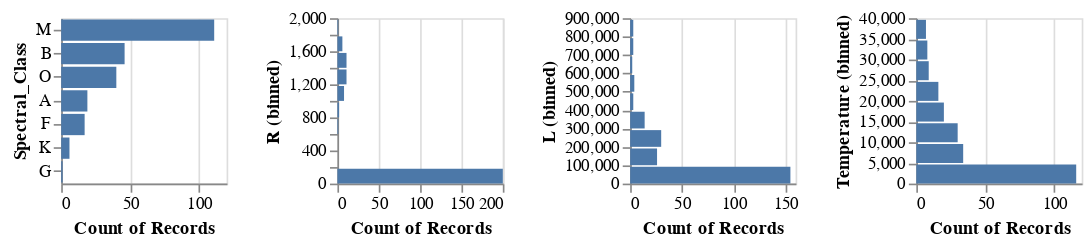

Notebook code cell kept with this figure:
### Code cell
sc_chart = alt.Chart(stars).mark_bar().encode(
    x = 'count()',
    y = alt.Y('Spectral_Class', sort = '-x')
).properties(
    height = 100,
    width = 100
)

r_chart = alt.Chart(stars).mark_bar().encode(
    x = 'count()',
    y = alt.Y('R:Q', bin = True)
).properties(
    height = 100,
    width = 100
)

l_chart = alt.Chart(stars).mark_bar().encode(
    x = 'count()',
    y = alt.Y('L:Q', bin = True)
).properties(
    height = 100,
    width = 100
)

temperature_chart = alt.Chart(stars).mark_bar().encode(
    x = 'count()',
    y = alt.Y('Temperature:Q', bin = True)
).properties(
    height = 100,
    width = 100
)

sc_chart | r_chart | l_chart | temperature_chart

### Figure 1 — Vega-Lite specification as saved in the notebook (floating-point values rounded to 4 significant figures; data arrays with more than 128 entries replaced by an {"elided": "..."} marker saying what was removed)
{"config": {"view": {"continuousWidth": 400, "continuousHeight": 300}}, "hconcat": [{"mark": "bar", "encoding": {"x": {"type": "quantitative", "aggregate": "count"}, "y": {"type": "nominal", "field": "Spectral_Class", "sort": "-x"}}, "height": 100, "width": 100}, {"mark": "bar", "encoding": {"x": {"type": "quantitative", "aggregate": "count"}, "y": {"type": "quantitative", "bin": true, "field": "R"}}, "height": 100, "width": 100}, {"mark": "bar", "encoding": {"x": {"type": "quantitative", "aggregate": "count"}, "y": {"type": "quantitative", "bin": true, "field": "L"}}, "height": 100, "width": 100}, {"mark": "bar", "encoding": {"x": {"type": "quantitative", "aggregate": "count"}, "y": {"type": "quantitative", "bin": true, "field": "Temperature"}}, "height": 100, "width": 100}], "data": {"name": "data-7019062b5e6f51434ed2a00d34883b23"}, "$schema": "https://vega.github.io/schema/vega-lite/v4.8.1.json", "datasets": {"data-7019062b5e6f51434ed2a00d34883b23": {"elided": "240 records"}}}
